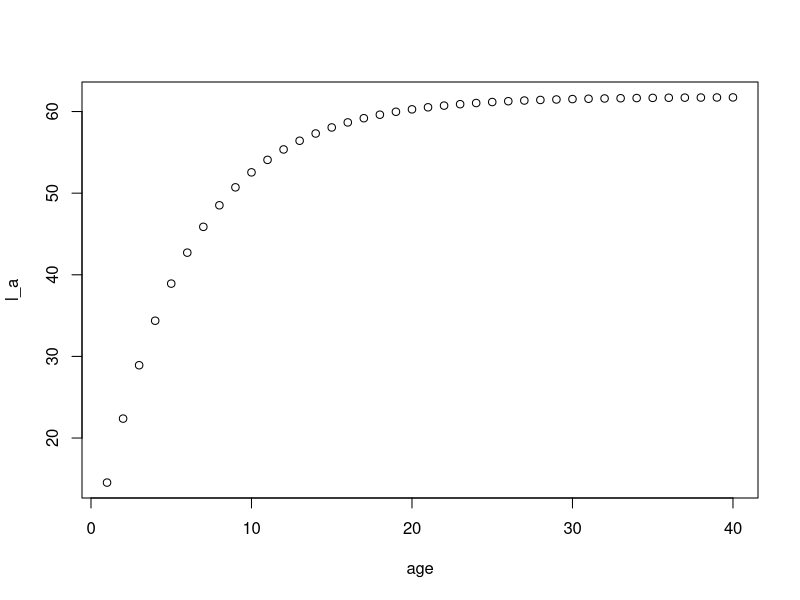
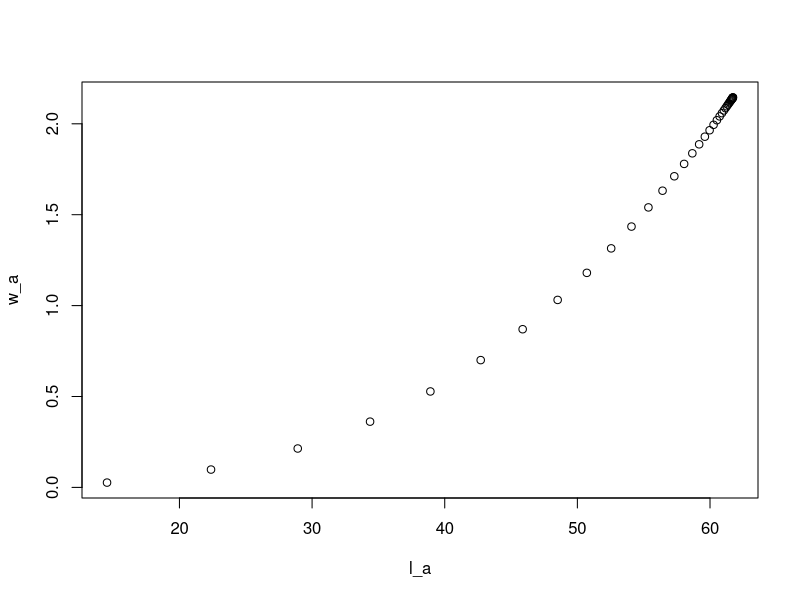
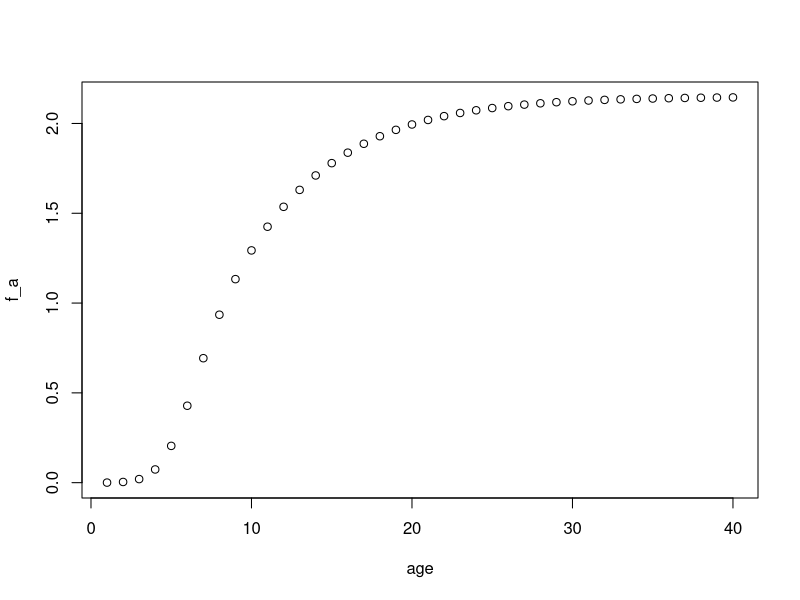
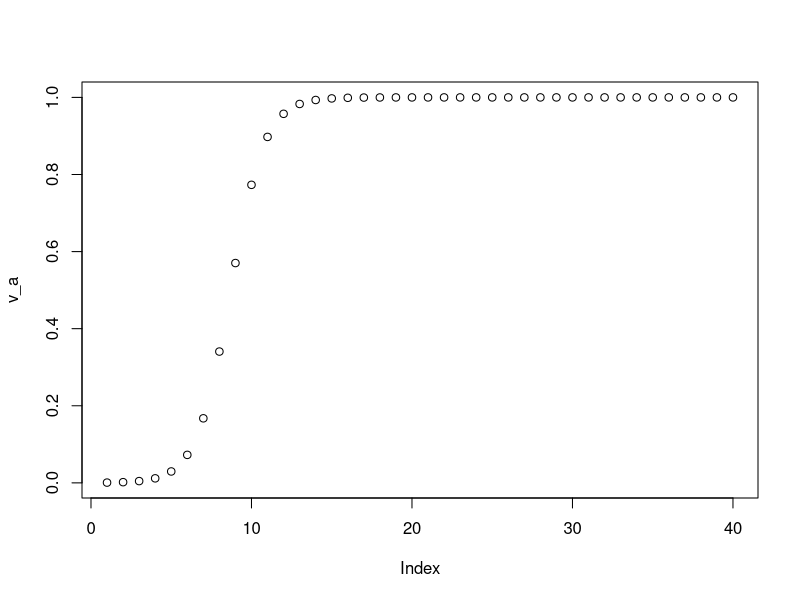
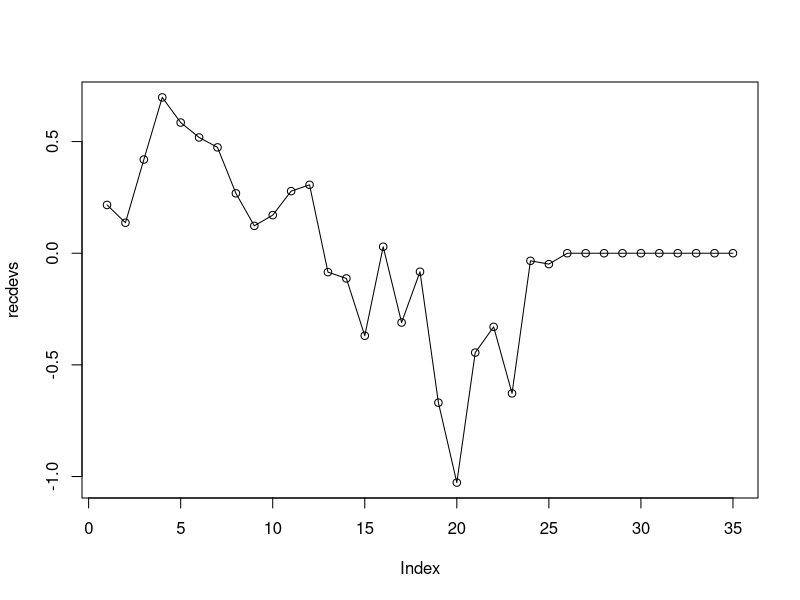
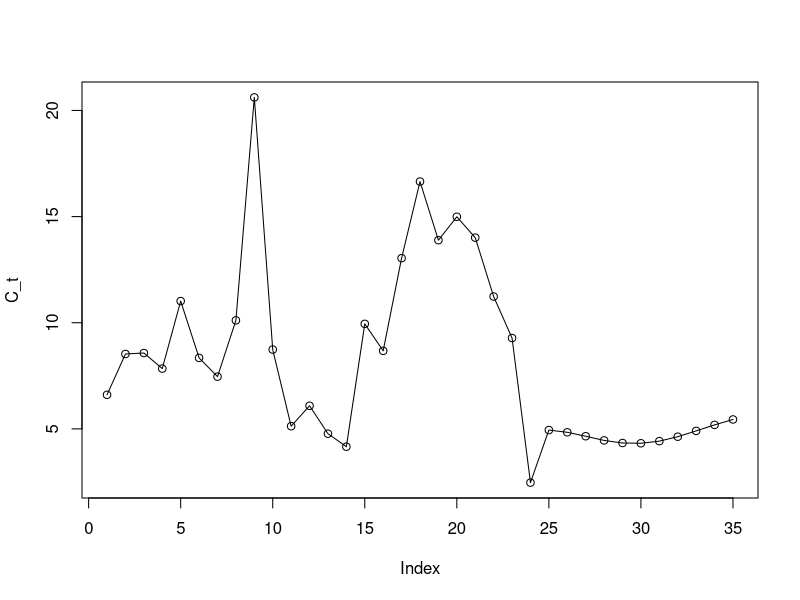
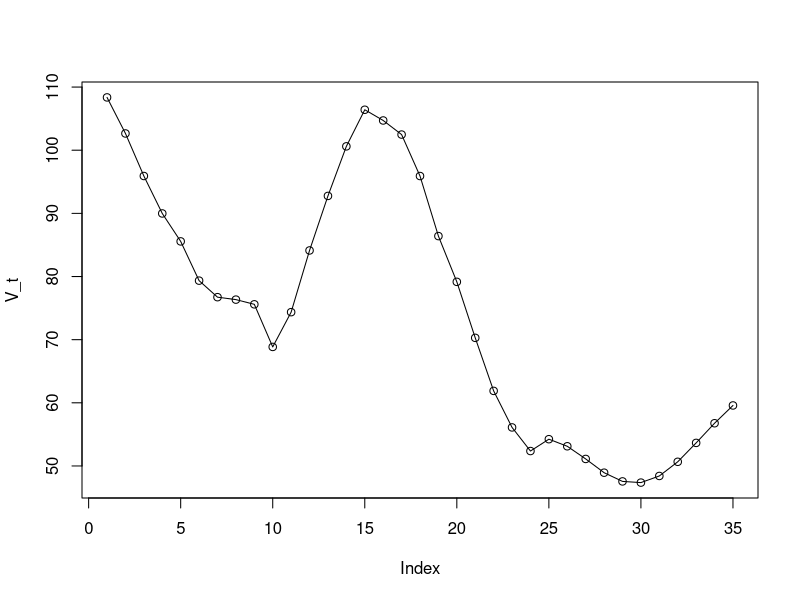
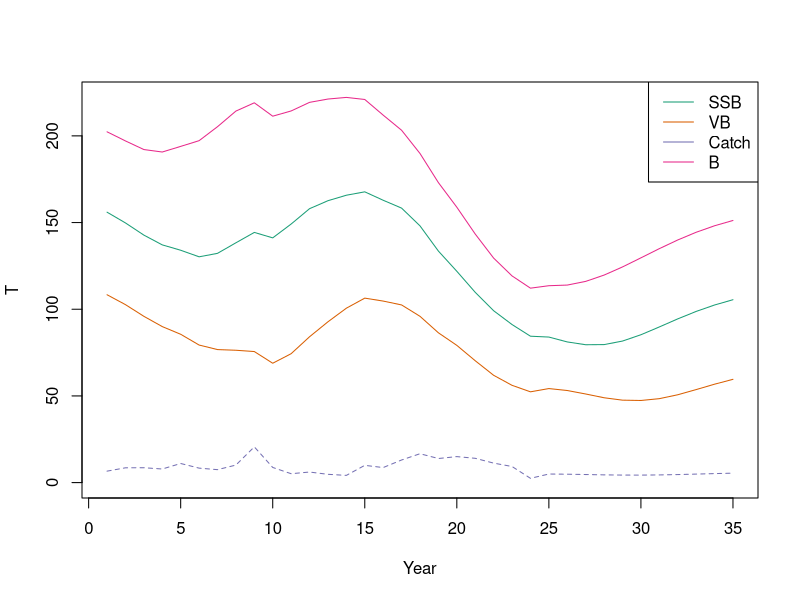

Generate these figures, in order, with R:
N_t <- length(seq(1997, 2021))
N_a <- 40

M <- 0.2
lw_a <- 0.0000076
lw_b <- 3.0515274

lw_a <- exp(-11.77)
lw_b <- 3.04
k <- 0.1815
t0 <- -0.4789
linf <- 61.77

age50 <- 5.56
sd50 <- 0.91

projected_N <- 10L
N_t_no_proj <- N_t
N_t <- N_t + projected_N
M_proj <- M

age <- 1:N_a

l_a <- linf * (1 - exp(-k * (age - t0))) # G17
plot(age, l_a)

w_a <- lw_a * l_a^lw_b # G18
plot(l_a, w_a)

mat_a <- plogis(age, 5.5, 1/0.91) # FIXME 'scale'
f_a <- w_a * mat_a
plot(age, f_a)

projected_F_fr <- rep(0.06330635, projected_N)
projected_F_sh <- rep(0.0414128, projected_N)

#
# projected_F_fr <- rep(0, projected_N)
# projected_F_sh <- rep(0, projected_N)

# projected_F_fr <- rep(0.2, projected_N)
# projected_F_sh <- rep(0.2, projected_N)

freezer <- c(
  0.000000000000774678, 0.000000000000723788, 0.0000000000008278765,
  0.001336905, 0.00039389, 0.000669733, 0.0002219715, 0.000005693365,
  0.0245305, 0.05421945, 0.0171112, 0.0286268, 0.00002605795, 0.002070115,
  0.0376067, 0.0415481, 0.09910165, 0.1635095, 0.1490125, 0.1706155,
  0.175452, 0.1784755, 0.1530835, 0.02461195, 0.06330635
)
freezer <- c(freezer, projected_F_fr)

shoreside <- c(
  0.0691955, 0.095285, 0.102809, 0.0987223, 0.1504135, 0.1209875,
  0.1117555, 0.15482, 0.31474, 0.092989, 0.0609828, 0.05350525,
  0.05793275, 0.044355, 0.06985625, 0.05331015, 0.0497313, 0.0440276,
  0.04182915, 0.05743625, 0.06577925, 0.0391806, 0.04350635, 0.02848705,
  0.0414128
)
shoreside <- c(shoreside, projected_F_sh)

F_both <- freezer + shoreside
# F_both <- F_both
F_ta <- matrix(nrow = N_t, ncol = N_a)
for (a in 1:N_a) {
  F_ta[, a] <- F_both
}

# Table 6 freezer trawlers female selectivity
a_hat <- 7.97
gamma_hat <- 1.02

# shoreside
a_hat <- 8.7
gamma_hat <- 1.06
v_a <- 1 / (1 + exp(-(age - a_hat) / gamma_hat))
plot(v_a)

Z_ta <- matrix(nrow = N_t, ncol = N_a)
for (t in 1:N_t) {
  for (a in 1:N_a) {
    if (t <= N_t_no_proj) {
      Z_ta[t, a] <- M + F_ta[t, a] * v_a[a]
    } else {
      Z_ta[t, a] <- M_proj + F_ta[t, a] * v_a[a]
    }
  }
}

R_bar <- 63.1 # table 6 rbar init
N_ta <- matrix(nrow = N_t, ncol = N_a)

# recdev_proj <- rep(-0.6275755, projected_N)
recdev_proj <- rep(0, projected_N)
# recdev_proj <- rep(2, projected_N)
# recdev_proj <- rep(0, projected_N)

recdevs <- c(
  0.2163865, 0.1364665, 0.4195205, 0.697793, 0.585176, 0.5183845,
  0.474046, 0.268234, 0.1226545, 0.170575, 0.2780495, 0.3062655,
  -0.0846347, -0.1129565, -0.369483, 0.02906495, -0.310351, -0.0828904,
  -0.669309, -1.02718, -0.44503, -0.32971, -0.6275755, -0.0339801,
  -0.0487646
)
recdevs <- c(recdevs, recdev_proj)

plot(recdevs, type = "o")

N_ta[, 1] <- R_bar * exp(recdevs)
for (t in 1) {
  for (a in 2:N_a) {
    N_ta[t, a] <- R_bar * exp(0) * exp(-M)^(a - 1)
    # should be exp(recdevs[t - a]) but just using mean recdevs
  }
}

for (t in 2:N_t) {
  for (a in 2:N_a) {
    N_ta[t, a] <- N_ta[t - 1, a - 1] * exp(-Z_ta[t - 1, a - 1])
  }
}

C_ta <- matrix(nrow = N_t, ncol = N_a)
for (t in 1:N_t) {
  for (a in 1:N_a) {
    C_ta[t, a] <- (N_ta[t, a] * w_a[a] * F_ta[t, a] *
      v_a[a] * (1 - exp(-Z_ta[t, a]))) / Z_ta[t, a]
  }
}

C_t <- apply(C_ta, 1, sum)
plot(C_t, type = "o")

V_ta <- matrix(nrow = N_t, ncol = N_a)

lambda <- 0
for (t in 1:N_t) {
  for (a in 1:N_a) {
    V_ta[t, a] <- N_ta[t, a] *
      exp(-lambda * Z_ta[t, a]) * v_a[a] * w_a[a]
  }
}

V_t <- apply(V_ta, 1, sum)
plot(V_t, type = "o")

SSB_ta <- matrix(nrow = N_t, ncol = N_a)
for (t in 1:N_t) {
  for (a in 1:N_a) {
    SSB_ta[t, a] <- N_ta[t, a] * f_a[a]
  }
}
SSB_t <- apply(SSB_ta, 1, sum)

B_ta <- matrix(nrow = N_t, ncol = N_a)
for (t in 1:N_t) {
  for (a in 1:N_a) {
    B_ta[t, a] <- N_ta[t, a] * w_a[a]
  }
}
B_t <- apply(B_ta, 1, sum)

SSB_t <- apply(SSB_ta, 1, sum)

cols <- RColorBrewer::brewer.pal(4, "Dark2")

plot(1:N_t, SSB_t,
  type = "l", ylab = "T", xlab = "Year",
  ylim = c(0, max(B_t)), col = cols[1]
)
lines(1:N_t, V_t, col = cols[2], lty = 1)
lines(1:N_t, C_t, col = cols[3], lty = 2)
lines(1:N_t, B_t, col = cols[4], lty = 1)
legend("topright",
  legend = c("SSB", "VB", "Catch", "B"),
  lty = c(1, 1, 1, 1), col = cols
)
